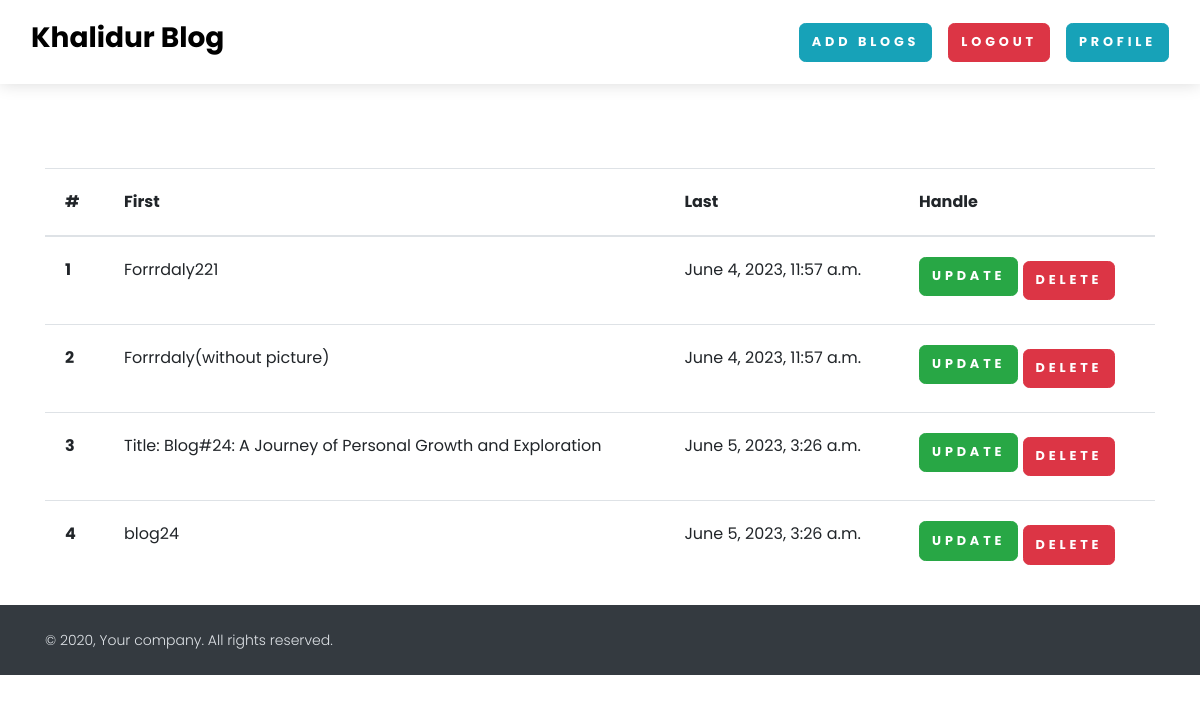
/see-blog/ (signed in), run on an earlier commit of the app's database.
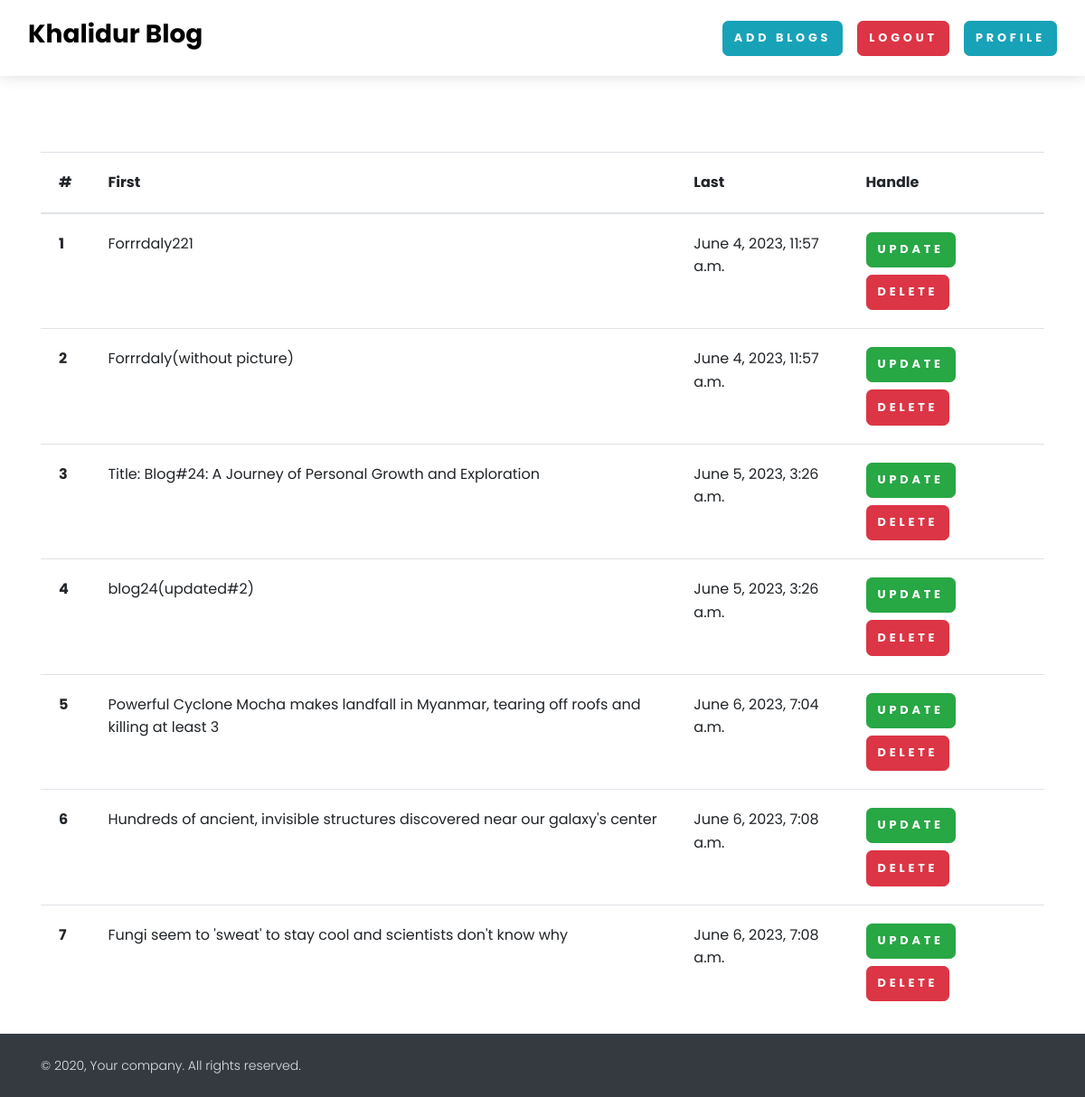
And on a later commit of the database.
### home/models.py (models this page shows, shortened)
class BlogModel(models.Model):
    title = models.CharField(max_length=200)
    content = FroalaField()
    user = models.ForeignKey(
        User, on_delete=models.CASCADE)
    slug = models.SlugField(max_length=700, unique=True)
    created_at = models.DateTimeField(auto_now_add=True)
    modified_at = models.DateTimeField(auto_now=True)
    image = models.ImageField(default='default.jpg', upload_to='blog')

### home/views.py (the view)
# urls.py: path('see-blog/', see_blog, name='see_blog'),
def see_blog(request):
    context = {}
    try:
        blog_objs = BlogModel.objects.filter(user=request.user).all()
        context['blog_objs'] = blog_objs
    except Exception as e:
        print(e)
    return render(request, 'home/see_blog.html', context)

### home/templates/home/see_blog.html
{% extends 'home/base.html' %} {% block content %}
<section class="mt-5 pt-5">
    <div class="container">
        <table class="table">
            <thead>
                <tr>
                    <th scope="col">#</th>
                    <th scope="col">First</th>
                    <th scope="col">Last</th>
                    <th scope="col">Handle</th>
                </tr>
            </thead>
            <tbody>
                {% for blog in blog_objs %}
                <tr>
                    <th scope="row">{{ forloop.counter }}</th>
                    <td>{{ blog.title }}</td>
                    <td>{{ blog.created_at }}</td>
                    <td>
                        <a href="{% url 'blog_update' slug=blog.slug %}" class="btn btn-success mb-2">Update</a>
                        <a href="{% url 'delete_blog' blog.id %}" class="btn btn-danger">Delete</a>
                    </td>
                </tr>
                {% endfor %}
            </tbody>
        </table>
    </div>
</section>
{% endblock %}

What changed in the data, as far as the page shows it:
changed BlogModel: title "blog24" → "blog24(updated#2)"
added BlogModel: title "Powerful Cyclone Mocha makes landfall in Myanmar, tearing off roofs and killing at least 3", created_at "June 6, 2023, 7:04 a.m."
added BlogModel: title "Hundreds of ancient, invisible structures discovered near our galaxy's center", created_at "June 6, 2023, 7:08 a.m."
added BlogModel: title "Fungi seem to 'sweat' to stay cool and scientists don't know why", created_at "June 6, 2023, 7:08 a.m."
